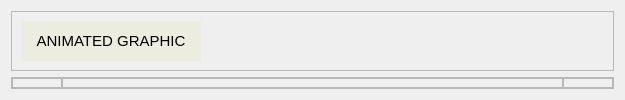
             <widget class="QWidget" name="rmpv_sells">
              <layout class="QVBoxLayout" name="verticalLayout_44">
               <item>
                <widget class="QFrame" name="rmpv_sells_f1">
                 <property name="sizePolicy">
                  <sizepolicy hsizetype="Preferred" vsizetype="Maximum">
                   <horstretch>0</horstretch>
                   <verstretch>0</verstretch>
                  </sizepolicy>
                 </property>
                 <property name="minimumSize">
                  <size>
                   <width>0</width>
                   <height>50</height>
                  </size>
                 </property>
                 <property name="frameShape">
                  <enum>QFrame::StyledPanel</enum>
                 </property>
                 <property name="frameShadow">
                  <enum>QFrame::Raised</enum>
                 </property>
                 <layout class="QHBoxLayout" name="horizontalLayout_43">
                  <item>
                   <widget class="QPushButton" name="rmpv_sells_f1_btn_ani">
                    <property name="sizePolicy">
                     <sizepolicy hsizetype="Minimum" vsizetype="Preferred">
                      <horstretch>0</horstretch>
                      <verstretch>0</verstretch>
                     </sizepolicy>
                    </property>
                    <property name="minimumSize">
                     <size>
                      <width>180</width>
                      <height>40</height>
                     </size>
                    </property>
                    <property name="sizeIncrement">
                     <size>
                      <width>0</width>
                      <height>0</height>
                     </size>
                    </property>
                    <property name="font">
                     <font>
                      <family>Segoe UI</family>
                      <pointsize>11</pointsize>
                     </font>
                    </property>
                    <property name="autoFillBackground">
                     <bool>false</bool>
                    </property>
                    <property name="styleSheet">
                     <string notr="true">QPushButton:hover
{
   border: 4px solid rgb(113, 91, 73) /*rgb(31, 80, 20)*/;
	background-color: rgb(212, 212, 201);
	

}
QPushButton {
	background-color: rgb(236, 236, 224);
	border: none;
}
</string>
                    </property>
                    <property name="text">
                     <string>ANIMATED GRAPHIC</string>
                    </property>
                    <property name="autoDefault">
                     <bool>false</bool>
                    </property>
                    <property name="default">
                     <bool>false</bool>
                    </property>
                    <property name="flat">
                     <bool>false</bool>
                    </property>
                   </widget>
                  </item>
                  <item>
                   <spacer name="horizontalSpacer_44">
                    <property name="orientation">
                     <enum>Qt::Horizontal</enum>
                    </property>
                    <property name="sizeHint" stdset="0">
                     <size>
                      <width>403</width>
                      <height>20</height>
                     </size>
                    </property>
                   </spacer>
                  </item>
                 </layout>
                </widget>
               </item>
               <item>
                <widget class="QFrame" name="rmpv_sells_f2">
                 <property name="styleSheet">
                  <string notr="true"/>
                 </property>
                 <property name="frameShape">
                  <enum>QFrame::StyledPanel</enum>
                 </property>
                 <property name="frameShadow">
                  <enum>QFrame::Raised</enum>
                 </property>
                 <layout class="QHBoxLayout" name="horizontalLayout_47">
                  <property name="spacing">
                   <number>0</number>
                  </property>
                  <property name="leftMargin">
                   <number>0</number>
                  </property>
                  <property name="topMargin">
                   <number>0</number>
                  </property>
                  <property name="rightMargin">
                   <number>0</number>
                  </property>
                  <property name="bottomMargin">
                   <number>0</number>
                  </property>
                  <item>
                   <widget class="QFrame" name="frame_5">
                    <property name="sizePolicy">
                     <sizepolicy hsizetype="Expanding" vsizetype="Preferred">
                      <horstretch>0</horstretch>
                      <verstretch>0</verstretch>
                     </sizepolicy>
                    </property>
                    <property name="minimumSize">
                     <size>
                      <width>10</width>
                      <height>0</height>
                     </size>
                    </property>
                    <property name="maximumSize">
                     <size>
                      <width>50</width>
                      <height>16777215</height>
                     </size>
                    </property>
                    <property name="frameShape">
                     <enum>QFrame::StyledPanel</enum>
                    </property>
                    <property name="frameShadow">
                     <enum>QFrame::Raised</enum>
                    </property>
                   </widget>
                  </item>
                  <item>
                   <widget class="QFrame" name="rmpv_sells_f2_img">
                    <property name="styleSheet">
                     <string notr="true"/>
                    </property>
                    <property name="frameShape">
                     <enum>QFrame::StyledPanel</enum>
                    </property>
                    <property name="frameShadow">
                     <enum>QFrame::Raised</enum>
                    </property>
                   </widget>
                  </item>
                  <item>
                   <widget class="QFrame" name="frame_8">
                    <property name="sizePolicy">
                     <sizepolicy hsizetype="Expanding" vsizetype="Preferred">
                      <horstretch>0</horstretch>
                      <verstretch>0</verstretch>
                     </sizepolicy>
                    </property>
                    <property name="minimumSize">
                     <size>
                      <width>20</width>
                      <height>0</height>
                     </size>
                    </property>
                    <property name="maximumSize">
                     <size>
                      <width>50</width>
                      <height>16777215</height>
                     </size>
                    </property>
                    <property name="frameShape">
                     <enum>QFrame::StyledPanel</enum>
                    </property>
                    <property name="frameShadow">
                     <enum>QFrame::Raised</enum>
                    </property>
                   </widget>
                  </item>
                 </layout>
                </widget>
               </item>
              </layout>
             </widget>
